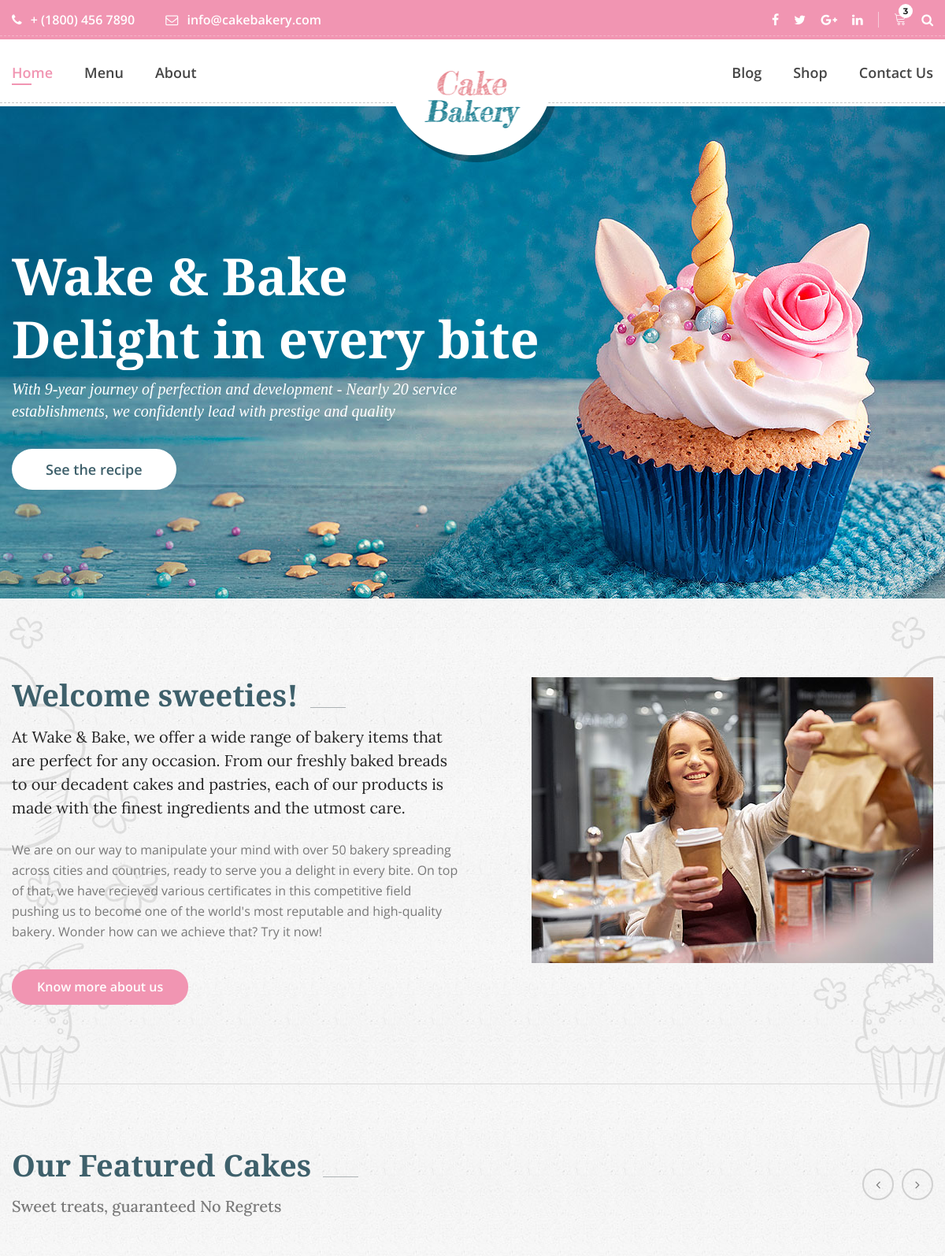
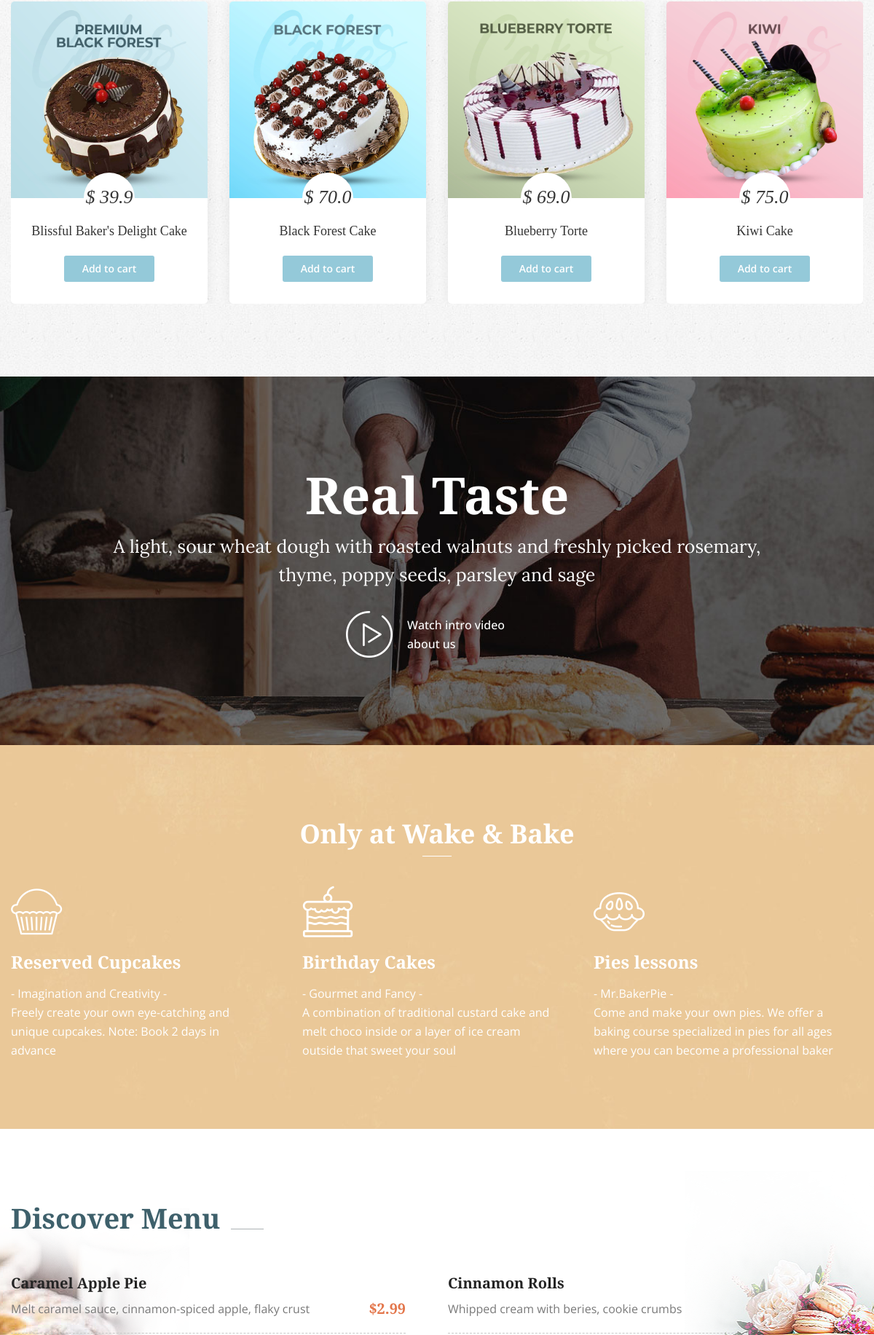
The page / (upper part) on the database its author committed (2 pictures, top to bottom).
### bakery_app/models.py (models this page shows, shortened)
class Product(models.Model):
    name = models.CharField(max_length=255)
    price = models.DecimalField(max_digits=5, decimal_places=1)
    description = models.TextField()
    specifications = models.TextField()
    reviews = models.IntegerField(default=0)
    image = models.ImageField(upload_to='cake_images/')  # Add this line for the image field

### bakery_app/views.py (the view)
# urls.py: path('', views.index, name = 'index'),
def index (request):
    products = Product.objects.all()
    return render(request, 'index.html', {'products': products})

### bakery_app/templates/index.html (shortened to what this page needs)
{% extends "base.html" %}
{% block content %}
        <section class="main_slider_area">
            <div id="main_slider" class="rev_slider" data-version="5.3.1.6">
                <ul>
                    <li data-index="rs-1587" data-transition="fade" data-slotamount="default" data-hideafterloop="0" data-hideslideonmobile="off"  data-easein="default" data-easeout="default" data-masterspeed="300"  data-thumb="static/img/home-slider/slider-1.jpg"  data-rotate="0"  data-saveperformance="off"  data-title="Creative" data-param1="01" data-param2="" data-param3="" data-param4="" data-param5="" data-param6="" data-param7="" data-param8="" data-param9="" data-param10="" data-description="">
                        <div class="slider_text_box">
                            <div class="tp-caption tp-resizeme first_text"
                            data-x="['left','left','left','15','15']" data-hoffset="['0','0','0','0']"
                            data-y="['top','top','top','top']" data-voffset="['175','175','125','165','160']"
                            data-fontsize="['65','65','65','40','30']"
                            data-lineheight="['80','80','80','50','40']"
                            data-width="['800','800','800','500']"
                            data-height="none"
                            data-whitespace="normal"
                            data-type="text"
                            data-responsive_offset="on"
                            data-frames="[{&quot;delay&quot;:10,&quot;speed&quot;:1500,&quot;frame&quot;:&quot;0&quot;,&quot;from&quot;:&quot;y:[-100%];z:0;rX:0deg;rY:0;rZ:0;sX:1;sY:1;skX:0;skY:0;&quot;,&quot;mask&quot;:&quot;x:0px;y:0px;s:inherit;e:inherit;&quot;,&quot;to&quot;:&quot;o:1;&quot;,&quot;ease&quot;:&quot;Power2.easeInOut&quot;},{&quot;delay&quot;:&quot;wait&quot;,&quot;speed&quot;:1500,&quot;frame&quot;:&quot;999&quot;,&quot;to&quot;:&quot;y:[175%];&quot;,&quot;mask&quot;:&quot;x:inherit;y:inherit;s:inherit;e:inherit;&quot;,&quot;ease&quot;:&quot;Power2.easeInOut&quot;}]"
                            data-textAlign="['left','left','left','left']">Wake & Bake<br />Delight in every bite</div>
                            <div class="tp-caption tp-resizeme secand_text"
                                data-x="['left','left','left','15','15']" data-hoffset="['0','0','0','0']"
                                data-y="['top','top','top','top']" data-voffset="['345','345','300','300','250']"
                                data-fontsize="['20','20','20','20','16']"
                                data-lineheight="['28','28','28','28']"
                                data-width="['640','640','640','640','350']"
                                data-height="none"
                                data-whitespace="normal"
                                data-type="text"
                                data-responsive_offset="on"
                                data-transform_idle="o:1;"
                                data-frames="[{&quot;delay&quot;:10,&quot;speed&quot;:1500,&quot;frame&quot;:&quot;0&quot;,&quot;from&quot;:&quot;y:[100%];z:0;rX:0deg;rY:0;rZ:0;sX:1;sY:1;skX:0;skY:0;opacity:0;&quot;,&quot;mask&quot;:&quot;x:0px;y:[100%];s:inherit;e:inherit;&quot;,&quot;to&quot;:&quot;o:1;&quot;,&quot;ease&quot;:&quot;Power2.easeInOut&quot;},{&quot;delay&quot;:&quot;wait&quot;,&quot;speed&quot;:1500,&quot;frame&quot;:&quot;999&quot;,&quot;to&quot;:&quot;y:[175%];&quot;,&quot;mask&quot;:&quot;x:inherit;y:inherit;s:inherit;e:inherit;&quot;,&quot;ease&quot;:&quot;Power2.easeInOut&quot;}]"> With 9-year journey of perfection and development - Nearly 20 service establishments, we confidently lead with prestige and quality
                            </div>
                            <div class="tp-caption tp-resizeme slider_button"
                                data-x="['left','left','left','15','15']" data-hoffset="['0','0','0','0']"
                                data-y="['top','top','top','top']" data-voffset="['435','435','390','390','360']"
                                data-fontsize="['14','14','14','14']"
                                data-lineheight="['46','46','46','46']"
                                data-width="none"
                                data-height="none"
                                data-whitespace="nowrap"
                                data-type="text"
                                data-responsive_offset="on"
                                data-frames="[{&quot;delay&quot;:10,&quot;speed&quot;:1500,&quot;frame&quot;:&quot;0&quot;,&quot;from&quot;:&quot;y:[100%];z:0;rX:0deg;rY:0;rZ:0;sX:1;sY:1;skX:0;skY:0;opacity:0;&quot;,&quot;mask&quot;:&quot;x:0px;y:[100%];s:inherit;e:inherit;&quot;,&quot;to&quot;:&quot;o:1;&quot;,&quot;ease&quot;:&quot;Power2.easeInOut&quot;},{&quot;delay&quot;:&quot;wait&quot;,&quot;speed&quot;:1500,&quot;frame&quot;:&quot;999&quot;,&quot;to&quot;:&quot;y:[175%];&quot;,&quot;mask&quot;:&quot;x:inherit;y:inherit;s:inherit;e:inherit;&quot;,&quot;ease&quot;:&quot;Power2.easeInOut&quot;}]">
                                <a class="main_btn" href="#">See the recipe</a>
                            </div>
                        </div>
                    </li>
                </ul>
            </div>
        </section>
        <section class="welcome_bakery_area">
        	<div class="container">
        		<div class="welcome_bakery_inner p_100">
        			<div class="row">
        				<div class="col-lg-6">
        					<div class="main_title">
								<h2>Welcome sweeties!</h2>
								<p>At Wake & Bake, we offer a wide range of bakery items that are perfect for any occasion. From our freshly baked breads to our decadent cakes and pastries, each of our products is made with the finest ingredients and the utmost care.</p>
							</div>
        					<div class="welcome_left_text">
        						<p>We are on our way to manipulate your mind with over 50 bakery spreading across cities and countries, ready to serve you a delight in every bite. On top of that, we have recieved various certificates in this competitive field pushing us to become one of the world's most reputable and high-quality bakery. Wonder how can we achieve that? Try it now!   </p>
        						<a class="pink_btn" href="#">Know more about us</a>
        					</div>
        				</div>
        				<div class="col-lg-6">
        					<div class="welcome_img">
        						<img class="img-fluid" src="static/img/cake-feature/welcome-right.jpg" alt="">
        					</div>
        				</div>
        			</div>
        		</div>
        		<div class="cake_feature_inner">
        			<div class="main_title">
						<h2>Our Featured Cakes</h2>
						<h5>Sweet treats, guaranteed No Regrets</h5>
					</div>
       				<div class="cake_feature_slider owl-carousel">
        {% for product in products %}
       					<div class="item">
       						<div class="cake_feature_item">
       							<div class="cake_img">
                    	<img src="{{ product.image.url }}" alt="{{ product.name }}">
								</div>
       							<div class="cake_text">
       								<h4>$ {{product.price}} </h4>
       								<a href="{% url 'productdetail' product.id %}">
    <h3>{{ product.name }}</h3>
</a>
       								<a class="pest_btn" href="/cart">Add to cart</a>
       							</div>
       						</div>
       					</div>
       					{% endfor %}
       				</div>
        		</div>
        	</div>
        </section>
        <section class="bakery_video_area">
        	<div class="container">
        		<div class="video_inner">
        			<h3>Real Taste</h3>
        			<p>A light, sour wheat dough with roasted walnuts and freshly picked rosemary, thyme, poppy seeds, parsley and sage</p>
        			<div class="media">
        				<div class="d-flex">
        					<a class="popup-youtube" href="http://www.youtube.com/watch?v=0O2aH4XLbto"><i class="flaticon-play-button"></i></a>
        				</div>
        				<div class="media-body">
        					<h5>Watch intro video <br />about us</h5>
        				</div>
        			</div>
        		</div>
        	</div>
        </section>
        <section class="service_area">
        	<div class="container">
        		<div class="single_w_title">
        			<h2>Only at Wake & Bake</h2>
        		</div>
        		<div class="row service_inner">
        			<div class="col-lg-4 col-6">
        				<div class="service_item">
        					<i class="flaticon-food-2"></i>
        					<h4>Reserved Cupcakes</h4>
        					<p>- Imagination and Creativity - </p>
							<p> Freely create your own eye-catching and unique cupcakes. Note: Book 2 days in advance</p>
        				</div>
        			</div>
        			<div class="col-lg-4 col-6">
        				<div class="service_item">
        					<i class="flaticon-food-1"></i>
        					<h4>Birthday Cakes</h4>
        					<p>- Gourmet and Fancy -</p>
							<p>A combination of traditional custard cake and melt choco inside or a layer of ice cream outside that sweet your soul</p>
        				</div>
        			</div>
        			<div class="col-lg-4 col-6">
        				<div class="service_item">
        					<i class="flaticon-food"></i>
        					<h4>Pies lessons</h4>
        					<p>- Mr.BakerPie -</p>
							<p>Come and make your own pies. We offer a baking course specialized in pies for all ages where you can become a professional baker</p>
        				</div>
        			</div>
        		</div>
        	</div>
        </section>
        <section class="discover_menu_area">
        	<div class="discover_menu_inner">
        		<div class="container">
        			<div class="main_title">
						<h2>Discover Menu</h2>
					</div>
       				<div class="row">
       					<div class="col-lg-6">
       						<div class="discover_item_inner">
       							<div class="discover_item">
									<h4>Caramel Apple Pie</h4>
									<p>Melt caramel sauce, cinnamon-spiced apple, flaky crust <span>$2.99</span></p>
								</div>
       						</div>
       					</div>
       					<div class="col-lg-6">
       						<div class="discover_item_inner">
       							<div class="discover_item">
									<h4>Cinnamon Rolls</h4>
									<p>Whipped cream with beries, cookie crumbs <span>$3.99</span></p>
								</div>
       						</div>
       					</div>
       				</div>
        		</div>
        	</div>
        </section>
        {% endblock %}

### rows shown on the page
Product: image (picture), price "39.9", name "Blissful Baker's Delight Cake"
Product: image (picture), price "70.0", name "Black Forest Cake"
Product: image (picture), price "69.0", name "Blueberry Torte"
Product: image (picture), price "75.0", name "Kiwi Cake"
